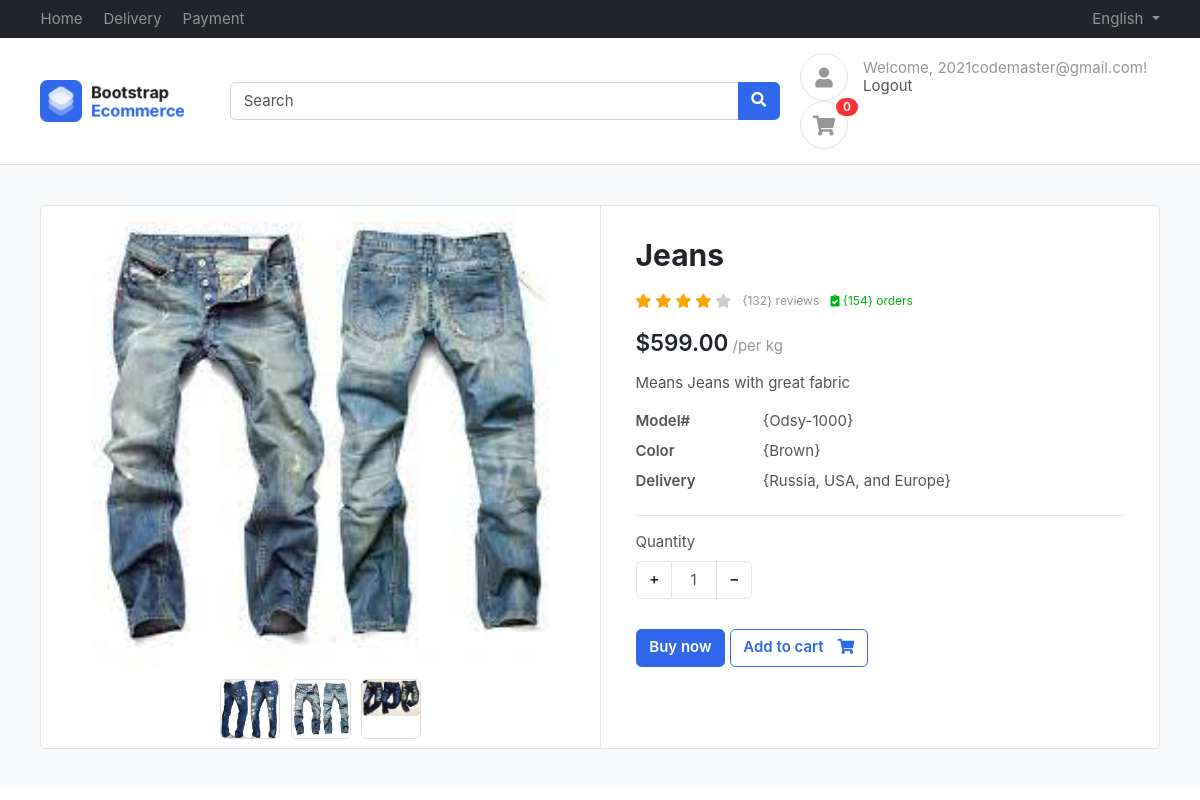
Page /product/jeans/ (signed in) on the committed database.
### products/models.py (models this page shows, shortened)
class Product(BaseModel):
    product_name = models.CharField(max_length=100)
    slug = models.SlugField(unique=True  , null=True , blank=True)
    category = models.ForeignKey(Category , on_delete=models.CASCADE , related_name="products")
    price = models.IntegerField()
    product_desription = models.TextField()
    color_variant = models.ManyToManyField(ColorVariant , blank=True)
    size_variant = models.ManyToManyField(SizeVariant , blank=True)

class ProductImage(BaseModel):
    product = models.ForeignKey(Product , on_delete=models.CASCADE , related_name="product_images")
    image =  models.ImageField(upload_to="product")

### products/views.py (the view)
# urls.py: path('<slug>/' , get_product , name="get_product"),
def get_product(request , slug):
    try:
        product = Product.objects.get(slug =slug)
        return render(request  , 'product/product.html' , context = {'product' : product})
    except Exception as e:
        print(e)

### templates/product/product.html (shortened to what this page needs)
{% extends "base/base.html"%}
{%  block start %}
<section class="section-content padding-y bg">
    <div class="container">
    <div class="card">
        <div class="row no-gutters">
            <aside class="col-md-6">
    <article class="gallery-wrap">
    <div class="img-big-wrap">
      <div> <a href="#"><img src="/media/{{product.product_images.first.image}}"></a></div>
    </div>
    <div class="thumbs-wrap">
      {% for image in product.product_images.all %}
      <a href="#" class="item-thumb"> <img src="/media/{{image.image}}"></a>
      {% endfor %}
    </div>
    </article>
            </aside>
            <main class="col-md-6 border-left">
    <article class="content-body">
    <h2 class="title">{{product.product_name}}</h2>
    <div class="rating-wrap my-3">
        <ul class="rating-stars">
            <li style="width:80%" class="stars-active">
                <i class="fa fa-star"></i> <i class="fa fa-star"></i>
                <i class="fa fa-star"></i> <i class="fa fa-star"></i>
            </li>
            <li>
                <i class="fa fa-star"></i> <i class="fa fa-star"></i>
                <i class="fa fa-star"></i> <i class="fa fa-star"></i>
                <i class="fa fa-star"></i>
            </li>
        </ul>
        <small class="label-rating text-muted">{132} reviews</small>
        <small class="label-rating text-success"> <i class="fa fa-clipboard-check"></i> {154} orders </small>
    </div>
    <div class="mb-3">
        <var class="price h4">${{product.price}}.00</var>
        <span class="text-muted">/per kg</span>
    </div>
    <p>{{product.product_desription}}</p>
    <dl class="row">
      <dt class="col-sm-3">Model#</dt>
      <dd class="col-sm-9">{Odsy-1000}</dd>
      <dt class="col-sm-3">Color</dt>
      <dd class="col-sm-9">{Brown}</dd>
      <dt class="col-sm-3">Delivery</dt>
      <dd class="col-sm-9">{Russia, USA, and Europe} </dd>
    </dl>
    <hr>
        <div class="form-row">
            <div class="form-group col-md flex-grow-0">
                <label>Quantity</label>
                <div class="input-group mb-3 input-spinner">
                  <div class="input-group-prepend">
                    <button class="btn btn-light" type="button" id="button-plus"> + </button>
                  </div>
                  <input type="text" class="form-control" value="1">
                  <div class="input-group-append">
                    <button class="btn btn-light" type="button" id="button-minus"> − </button>
                  </div>
                </div>
            </div>
        </div>
        <a href="#" class="btn  btn-primary"> Buy now </a>
        <a href="#" class="btn  btn-outline-primary"> <span class="text">Add to cart</span> <i class="fas fa-shopping-cart"></i>  </a>
    </article>
            </main>
        </div>
    </div>
    </div>
    </section>
{% endblock %}

### templates/base/base.html (shortened to what this page needs)
{% load static %}
<!DOCTYPE HTML>
<html lang="en">
<head>
<link href="/media/css/bootstrap.css" rel="stylesheet" type="text/css"/>
<link href="/media/fonts/fontawesome/css/all.min.css" type="text/css" rel="stylesheet">
<link href="/media/css/ui.css" rel="stylesheet" type="text/css"/>
<link href="/media/css/responsive.css" rel="stylesheet" />
</head>
<body>
	<header class="section-header">
		<nav class="navbar navbar-dark navbar-expand p-0 bg-dark">
		<div class="container">
			<ul class="navbar-nav d-none d-md-flex mr-auto">
				<li class="nav-item"><a class="nav-link" href="{% url "index" %}">Home</a></li>
				<li class="nav-item"><a class="nav-link" href="#">Delivery</a></li>
				<li class="nav-item"><a class="nav-link" href="#">Payment</a></li>
			</ul>
			<ul class="navbar-nav">
				<li class="nav-item dropdown">
					 <a href="#" class="nav-link dropdown-toggle" data-toggle="dropdown"> English </a>
				</li>
			</ul>
		  </div>
		</nav>
		<section class="header-main border-bottom">
			<div class="container">
		<div class="row align-items-center">
			<div class="col-lg-2 col-4">
				<div class="brand-wrap">
					<a href="{% url "index" %}"><img class="logo" src="{% static 'images/logo.png' %}" alt="Logo"></a>
				</div>
			</div>
			<div class="col-lg-6 col-sm-12">
				<form action="#" class="search">
					<div class="input-group w-100">
						<input type="text" class="form-control" placeholder="Search">
						<div class="input-group-append">
						  <button class="btn btn-primary" type="submit">
							<i class="fa fa-search"></i>
						  </button>
						</div>
					</div>
				</form>
			</div>
			<div class="col-lg-4 col-sm-6 col-8">
				<div class="widgets-wrap float-md-right">
					{% if user.is_authenticated %}
						<div class="widget-header icontext">
							<a href="{% url 'profile' %}" class="icon icon-sm rounded-circle border"><i class="fa fa-user"></i></a>
							<div class="text">
								<span class="text-muted">Welcome, {{ user.username }}!</span>
								<div>
									<a href="{% url 'logout' %}">Logout</a>
								</div>
							</div>
						</div>
						<div class="widget-header  mr-3">
							<a href="#" class="icon icon-sm rounded-circle border"><i class="fa fa-shopping-cart"></i></a>
							<span class="badge badge-pill badge-danger notify">0</span>
						</div>
					{% endif %}
				</div>
			</div>
		</div>
			</div>
		</section>
		</header>
		{% block start %}
		{% endblock %}
        </body>
        </html>

### public/static/css/ui.css (style rules this page uses)
html { font-family: 'Inter', sans-serif; font-size: 15px; }
.content-body { flex: 1 1 auto; padding: 2rem 2.3rem; }
.icon-xs, .icon-sm, .icon-md, .icon-lg { display: inline-block; text-align: center; flex-shrink: 0; flex-grow: 0; }
.icon-sm { width: 48px; height: 48px; line-height: 48px; font-size: 20px; }
.padding-y { padding-top: 40px; padding-bottom: 40px; }
var { font-style: normal; }
article:after, .form-group:after { display: block; clear: both; content: ""; }
.bg { background-color: #f8f9fa; }
.card .title { color: #212529; }
.header-main { position: relative; padding-top: 1rem; padding-bottom: 1rem; }
.brand-wrap .logo, .navbar-brand .logo { margin-right: 7px; max-height: 42px; display: inline-block; }
.widget-header { display: inline-block; vertical-align: middle; position: relative; }
.widget-header a { color: #545454; }
.widget-header i { color: #969696; }
.widget-header .notify { position: absolute; top: -3px; right: -10px; }
.btn-light { background-color: #fff; border-color: #e4e4e4; }
.btn .text + i { margin-left: 10px; }
dl[class="row"] { margin-bottom: 0; }
.icontext { display: inline-flex; align-items: center; vertical-align: middle; }
.icontext .text { width: 100%; line-height: 1.2; color: #212529; }
.icontext .icon { position: relative; margin-right: 15px; flex-shrink: 0; flex-grow: 0; }
.notify { position: absolute; top: -4px; right: -10px; display: inline-block; padding: .25em .6em; font-size: 12px; line-height: 1; text-align: center; border-radius: 3rem; color: #fff; background-color: #fa3434; }
.price { font-weight: 600; color: #212529; }
.label-rating { margin-left: 7px; display: inline-block; vertical-align: middle; }
.rating-stars { display: inline-block; vertical-align: middle; list-style: none; margin: 0; padding: 0; position: relative; white-space: nowrap; clear: both; }
.rating-stars i { font-size: 14px; color: #ccc; display: inline; }
.rating-stars li { display: block; text-overflow: clip; white-space: nowrap; z-index: 1; }
.rating-stars li.stars-active { z-index: 2; position: absolute; top: 0; left: 0; overflow: hidden; }
.rating-stars li.stars-active i { color: orange; }
.input-spinner { width: 120px; flex-wrap: nowrap; display: inline-flex; }
.input-spinner input.form-control { text-align: center; max-width: 46px; flex-basis: 46px; border-color: #e4e4e4; flex-grow: 0; }
.input-spinner .btn { width: 36px; text-align: center; }
.gallery-wrap .img-big-wrap { margin-bottom: 10px; border-radius: 0.37rem; overflow: hidden; background-color: #fff; }
.gallery-wrap .img-big-wrap a { text-align: center; display: block; }
.gallery-wrap .img-big-wrap img { height: 460px; width: auto; display: inline-block; cursor: zoom-in; }
.gallery-wrap .thumbs-wrap { text-align: center; }
.gallery-wrap .thumbs-wrap .item-thumb { width: 60px; height: 60px; border: 1px solid #ddd; border-radius: 6px; margin: 3px; display: inline-block; overflow: hidden; }
.gallery-wrap .thumbs-wrap img { max-width: 100%; max-height: 100%; object-fit: cover; border-radius: 4px; cursor: zoom-in; }

### rows in the picture
Product: product_images.first.image (picture), product_name "Jeans", price "599", product_desription "Means Jeans with great fabric"
ProductImage: image (picture)
ProductImage: image (picture)
ProductImage: image (picture)

### other values in the picture
{{ user.username }} "2021codemaster@gmail.com"
